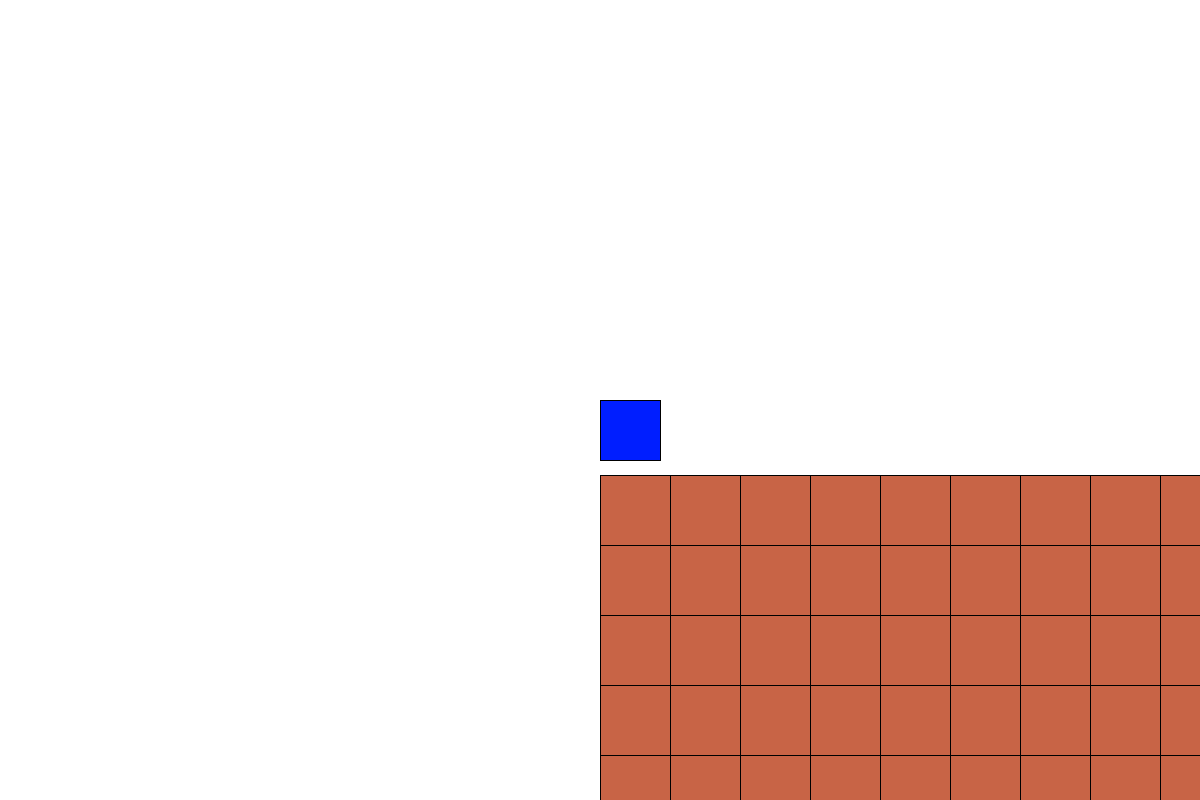
Frame 1 (no input)
Frame 60 (the mouse pressed at the canvas centre just before this capture): identical to frame 1, image omitted
Frame 120 (the mouse held since frame 60 and released just before this capture): identical to frame 1, image omitted

The Processing sketch that drew this single still picture (run headless with seeded random() and noise(); from frame 60 on, the mouse is pressed at the canvas centre):

// Processing sketch: Adventure_1_2
// ── Adventure_1_2.pde
/*
Adventure Game
Created by Biran4454
v1.1
build 2
16/02/2020
*/
/*
TODO:
  Make centre of blue square centre of screen
  Work in tile co-ordinates
  Use two dimentional arrayList
  Add block destroyed property to skip maths, but don't delete.
  Use two dimentional fixed array?
*/
World world;
int blockSize;
void setup(){
  size(1200, 800);
  background(255);
  blockSize = 70;
  world = new World(100, 100);
  world.createPlayer();
  world.populateBlocks();
  /*for(int x = 0; x < size * 100; x += size){
    for(int y = 0; y < size * 100; y += size){
      world.addBlock(x, y);
    }
  }*/
}
void draw(){
  background(255);
  
  world.checkKeys();
  world.drawBlocks();
  world.drawPlayer();
}

// ── Block.pde
public class Block{
  Block(int bX, int bY, int size){
    this.gX = bX * size;
    this.gY = bY * size;
    x = 0;
    y = 0;
    this.size = size;
    destroyed = false;
    hp = 50;
  }
  private int gX, gY, x, y, bX, bY, size, hp;
  public boolean destroyed;
  
  public void moveBlock(int posX, int posY){
    x = posX + gX;
    y = posY + gY;
  }
  public void drawBlock(){
    fill(200, 100, 70);
    rect(stpX(x), stpY(y), size, size);
  }
  public void mine(float amount){
    hp -= amount;
    if(hp <= 0){
      hp = 0;
      destroyed = true;
    }
  }
  
  private int stpX(int x){
    return(x + width / 2);
  }
  private int stpY(int y){
    return(y + height / 2);
  }
}

// ── Player.pde
public class Player{
  Player(int x, int y, int blockSize){
    this.x = x;
    this.y = y;
    bX = floor(this.x / blockSize);
    bY = floor(this.y / blockSize);
    size = 60;
    mineSpeed = 1;
    moveSpeed = 1;
    name = "---";
  }
  public int x, y, bX, bY, size;
  public String name;
  public int mineSpeed, moveSpeed;
  
  public void setAtt(String n, int mineSpeed, int moveSpeed){
    name = n;
    this.mineSpeed = mineSpeed;
    this.moveSpeed = moveSpeed;
  }
  
  public void drawPlayer(){
    fill(0, 30, 255);
    rect(width / 2, height / 2, size, size);
  }
  public void movePlayer(int x, int y, int blockSize){
    this.x += x;
    this.y += y;
    bX = floor(this.x / blockSize);
    bY = floor(this.y / blockSize);
  }
}

// ── World.pde
public class World{
  World(int xSize, int ySize){
    this.xSize = xSize;
    this.ySize = ySize;
    blocks = new Block[xSize][ySize];
    posX = 0;
    posY = 75;
    posBX = 0;
    posBY = 0;
  }
  public Block[][] blocks;
  public int posX, posY, xSize, ySize, posBX, posBY;
  private Player player;
  
  public void createPlayer(){
    player = new Player(0, -75, blockSize);
    player.setAtt("Kiran", 5, 5);
  }
  public void populateBlocks(){
    for(int x = 0; x < xSize; x++){
      for(int y = 0; y < ySize; y++){
        blocks[x][y] = new Block(x, y, blockSize);
      }
    }
  }
  /*public void addBlock(int x, int y){
    blocks.add(new Block(x, y));
  }*/
  public void drawBlocks(){
    for(int x = 0; x < xSize; x++){
      for(int y = 0; y < ySize; y++){
        Block block = blocks[x][y];
        if(!block.destroyed){
          block.moveBlock(posX, posY);
          block.drawBlock();
        }
      }
    }
  }
  public void drawPlayer(){
    player.drawPlayer();
  }
  public void checkKeys(){
    int moveSpeed = player.moveSpeed;
    if(keyPressed){
      switch(keyCode){
        case 37: if(moveCheck(-1, 0)){
          move(-2 * moveSpeed, 0);
        } 
        break; // Left
        
        case 38: if(posY <= 70 && moveCheck(0, -1)){
          move(0, -1 * moveSpeed);
        } 
        break; // Up
        
        case 39: if(moveCheck(1, 0)){
          move(2 * moveSpeed, 0);
        }
        break; // Right
        
        case 40: if(moveCheck(0, 1)){
          move(0, moveSpeed);
        } 
        break; // Down
      }
    }
  }
  public boolean moveCheck(int bX, int bY){
    int playerX, playerY;
    boolean playerYOver, playerXOver;
    playerX = player.bX;
    playerY = player.bY;
    Block blockA, blockB;
    blockB = null;
    playerXOver = player.x + player.size > (player.bX + 1) * blockSize;
    playerYOver = player.y + player.size > (player.bY + 1) * blockSize;
    try{
      if(bX == -1){
        blockA = blocks[playerX][playerY];
        if(playerYOver){
          blockB = blocks[playerX][playerY + 1];
        }
      } else if(bX == 1){
        blockA = blocks[playerX + 1][playerY];
        if(playerYOver){
          blockB = blocks[playerX + 1][playerY + 1];
        }
      } else if(bY == -1){
        blockA = blocks[playerX][playerY];
        if(playerXOver){
          blockB = blocks[playerX + 1][playerY];
        }
      } else if(bY == 1){
        blockA = blocks[playerX][playerY + 1];
        if(playerXOver){
          blockB = blocks[playerX + 1][playerY + 1];
        }
      } else {
        println("ERROR: moveCheck FAILED - UNEXPECTED VALUES OF bX AND bY");
        return false;
      }
    }
    catch(ArrayIndexOutOfBoundsException e){
      println("ERROR: NO BLOCKS EXIST HERE");
      return true;
    }
    int mineSpeed = player.mineSpeed;
    if(blockB == null){
      if(blockA.destroyed){
        return true;
      } else {
        if(! blockA.destroyed){
          blockA.mine(mineSpeed);
        }
        return false;
      }
    } else {
      if(blockA.destroyed && blockB.destroyed){
        return true;
      } else {
        if(blockA.destroyed == false && blockB.destroyed == true){
          blockA.mine(mineSpeed * 0.7);
          blockB.mine(mineSpeed * 0.7);
        } else if(! blockA.destroyed){
          blockA.mine(mineSpeed);
        } else if(! blockB.destroyed){
          blockB.mine(mineSpeed);
        }
        return false;
      }
    }
  }
  public void move(int x, int y){
    posX -= x;
    posY -= y;
    posBX = floor(posX / blockSize);
    posBY = floor(posY / blockSize);
    player.movePlayer(x, y, blockSize);
  }
}
